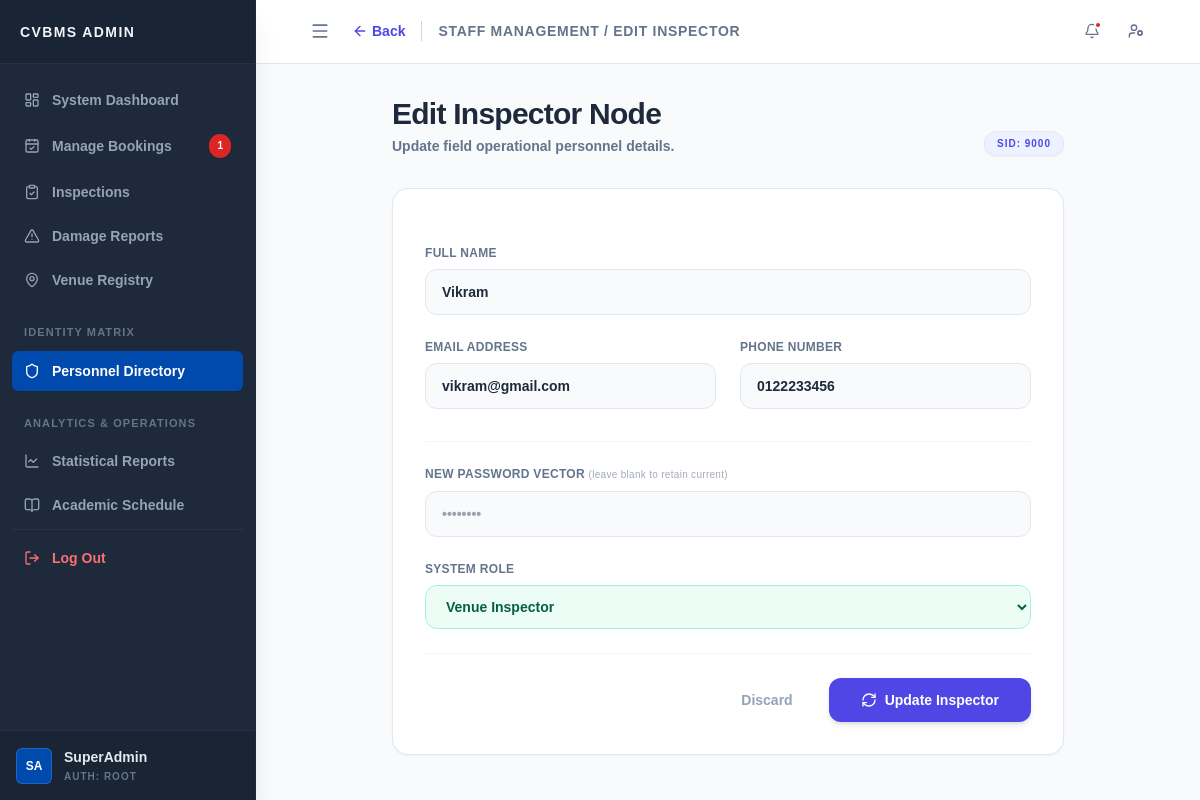
The page /admin/edit_staff.php?sid=9000 (signed in) on the database its author committed.
### tables this page shows
CREATE TABLE `staff` (
  `sid` int(10) UNSIGNED NOT NULL,
  `staff_name` varchar(50) NOT NULL,
  `email` varchar(100) NOT NULL,
  `password` varchar(255) NOT NULL,
  `phone_num` varchar(20) NOT NULL,
  `profile_pic` varchar(255) NOT NULL DEFAULT '',
  `position` enum('inspector') NOT NULL DEFAULT 'inspector',
  `status` enum('active','inactive') NOT NULL DEFAULT 'active',
  `created_at` timestamp NOT NULL DEFAULT current_timestamp()
);

### admin/edit_staff.php (the view, shortened to what this page needs)
<?php
require_once __DIR__ . '/../config/db.php';
$sid = intval($_GET['sid'] ?? 0);
$stmt = $conn->prepare("SELECT * FROM staff WHERE sid = ? LIMIT 1");
$stmt->bind_param("i", $sid);
$stmt->execute();
$staff = $stmt->get_result()->fetch_assoc();
?>
<!DOCTYPE html>
<html lang="en">
<head>
    <script src="https://cdn.tailwindcss.com"></script>
    <link rel="stylesheet" href="../assets/css/admin_css.css?v=2.0">
</head>
<body class="bg-slate-50 text-slate-800 font-sans antialiased h-screen flex overflow-hidden">
    <?php include('../includes/admin_sidebar.php'); ?>
    <main class="flex-1 flex flex-col h-screen overflow-hidden relative bg-slate-50">
        <header class="h-16 glass-panel border-b border-slate-200 flex items-center justify-between px-6 z-10 shrink-0">
            <?php
            $topbar_content = '
            <div class="flex items-center">
                <a href="staff_directory.php" class="text-sm font-bold text-indigo-600 hover:text-indigo-800 flex items-center mr-4 transition-colors">
                    <i data-lucide="arrow-left" class="w-4 h-4 mr-1"></i> Back
                </a>
                <h2 class="text-sm font-bold text-slate-500 uppercase tracking-wider border-l border-slate-300 pl-4">Staff Management / Edit Inspector</h2>
            </div>';
            include('../includes/admin_topbar.php');
            ?>
        </header>
        <div class="flex-1 overflow-y-auto p-8 scroll-smooth flex justify-center">
            <div class="w-full max-w-2xl">
                <div class="mb-8 flex justify-between items-end">
                    <div>
                        <h1 class="text-3xl font-extrabold text-slate-800 tracking-tight">Edit Inspector Node</h1>
                        <p class="text-sm text-slate-500 mt-1">Update field operational personnel details.</p>
                    </div>
                    <span class="px-3 py-1 bg-indigo-50 text-indigo-600 rounded-full text-[10px] font-black uppercase tracking-widest border border-indigo-100 shadow-sm">
                        SID: <?php echo $sid; ?>
                    </span>
                </div>
                <div class="bg-white rounded-2xl shadow-sm border border-slate-200 overflow-hidden">
                    <form action="../actions/process_personnel.php" method="POST" class="p-8 space-y-6">
                        <div class="grid grid-cols-1 md:grid-cols-2 gap-6">
                            <div class="md:col-span-2">
                                <label class="block text-xs font-bold text-slate-500 uppercase mb-2 tracking-wide">Full Name</label>
                                <input type="text" name="full_name" value="<?php echo htmlspecialchars($staff['staff_name']); ?>" required class="w-full px-4 py-3 bg-slate-50 border border-slate-200 rounded-xl focus:ring-2 focus:ring-indigo-500 outline-none text-sm transition-all">
                            </div>
                            <div>
                                <label class="block text-xs font-bold text-slate-500 uppercase mb-2 tracking-wide">Email Address</label>
                                <input type="email" name="email" value="<?php echo htmlspecialchars($staff['email']); ?>" required class="w-full px-4 py-3 bg-slate-50 border border-slate-200 rounded-xl focus:ring-2 focus:ring-indigo-500 outline-none text-sm transition-all">
                            </div>
                            <div>
                                <label class="block text-xs font-bold text-slate-500 uppercase mb-2 tracking-wide">Phone Number</label>
                                <input type="text" name="phone" value="<?php echo htmlspecialchars($staff['phone_num']); ?>" required class="w-full px-4 py-3 bg-slate-50 border border-slate-200 rounded-xl focus:ring-2 focus:ring-indigo-500 outline-none text-sm font-mono transition-all">
                            </div>
                            <div class="md:col-span-2 border-t border-slate-100 pt-6 mt-2">
                                <label class="block text-xs font-bold text-slate-500 uppercase mb-2 tracking-wide">New Password Vector <span class="text-[10px] lowercase font-normal opacity-60">(Leave blank to retain current)</span></label>
                                <input type="password" name="password" placeholder="••••••••" class="w-full px-4 py-3 bg-slate-50 border border-slate-200 rounded-xl focus:ring-2 focus:ring-indigo-500 outline-none text-sm font-mono transition-all">
                            </div>
                            <div class="md:col-span-2">
                                <label class="block text-xs font-bold text-slate-500 uppercase mb-2 tracking-wide">System Role</label>
                                <select name="access_level" required class="w-full px-4 py-3 bg-emerald-50 border border-emerald-200 rounded-xl focus:ring-2 focus:ring-emerald-500 outline-none text-sm text-emerald-800 font-bold transition-all">
                                    <option value="inspector" <?php if($staff['position']=='inspector') echo 'selected'; ?>>Venue Inspector</option>
                                </select>
                            </div>
                        </div>
                        <div class="pt-6 border-t border-slate-100 flex justify-end space-x-3">
                            <a href="staff_directory.php" class="px-6 py-3 text-sm font-bold text-slate-400 hover:bg-slate-50 rounded-xl transition">Discard</a>
                            <button type="submit" class="px-8 py-3 bg-indigo-600 text-white text-sm font-bold rounded-xl shadow-md hover:bg-indigo-700 transition transform active:scale-[0.98] flex items-center">
                                <i data-lucide="refresh-cw" class="w-4 h-4 mr-2"></i> Update Inspector
                            </button>
                        </div>
                    </form>
                </div>
            </div>
        </div>
    </main>
</body>
</html>

### assets/css/admin_css.css (style rules this page uses)
:root { font-size: 100%; }
html, body, body *, button, input, select, textarea { font-family: "Century Gothic", CenturyGothic, "Century", "Century Schoolbook", Arial, sans-serif !important; font-weight: 700; }
.glass-panel { background: rgba(255, 255, 255, 0.95); backdrop-filter: blur(10px); -webkit-backdrop-filter: blur(10px); }
:root { --fiori-bg: #ffffff; --fiori-blue: #004aad; --fiori-text: #334155; --fiori-label: #64748b; --fiori-border: #e2e8f0; --fiori-readonly-bg: #f8fafc; --fiori-input-focus: #004aad; --fiori-success: #059669; --fiori-error: #dc2626; }

### rows shown on the page
staff: full_name "Vikram", email "vikram@gmail.com", phone "0122233456", access_level "Venue Inspector"

### other values the page prints
$sidebar_brand_label "CVBMS ADMIN"
$pending_bookings_count "1"
$_SESSION['full_name'] "SuperAdmin"
$sid "9000"
